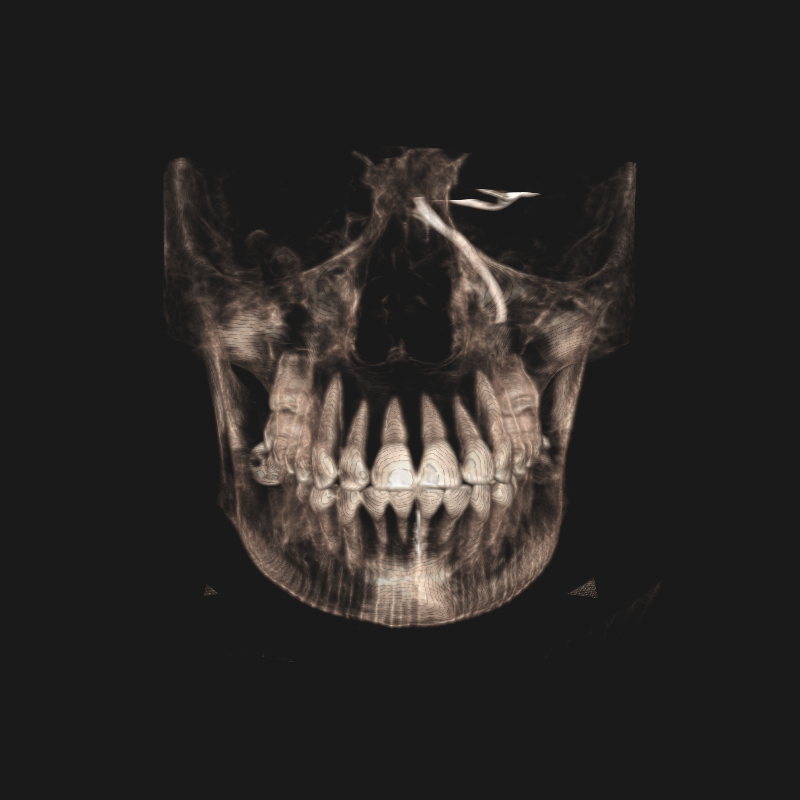

Write the Python code that produced this figure.
import vtk

# Load volume using VTK's NRRD reader
reader = vtk.vtkNrrdReader()
reader.SetFileName('skull.nhdr')
reader.Update()
print('Loaded volume with dimensions:', reader.GetOutput().GetDimensions())

# Opacity transfer function (tuned for bone-like structures)
opacityTransferFunction = vtk.vtkPiecewiseFunction()
opacityTransferFunction.AddPoint(0, 0.0)
opacityTransferFunction.AddPoint(50, 0.0)
opacityTransferFunction.AddPoint(80, 0.05)
opacityTransferFunction.AddPoint(120, 0.3)
opacityTransferFunction.AddPoint(255, 0.8)

# Color transfer function
colorTransferFunction = vtk.vtkColorTransferFunction()
colorTransferFunction.AddRGBPoint(0,   0.0, 0.0, 0.0)
colorTransferFunction.AddRGBPoint(80,  0.9, 0.7, 0.6)
colorTransferFunction.AddRGBPoint(120, 1.0, 0.9, 0.8)
colorTransferFunction.AddRGBPoint(255, 1.0, 1.0, 1.0)

# Volume properties
volumeProperty = vtk.vtkVolumeProperty()
volumeProperty.SetColor(colorTransferFunction)
volumeProperty.SetScalarOpacity(opacityTransferFunction)
volumeProperty.SetInterpolationTypeToLinear()
volumeProperty.ShadeOn()
volumeProperty.SetAmbient(0.2)
volumeProperty.SetDiffuse(0.9)
volumeProperty.SetSpecular(0.2)

# Mapper
volumeMapper = vtk.vtkGPUVolumeRayCastMapper()
volumeMapper.SetInputConnection(reader.GetOutputPort())

# Volume
volume = vtk.vtkVolume()
volume.SetMapper(volumeMapper)
volume.SetProperty(volumeProperty)

# Renderer and window
renderer = vtk.vtkRenderer()
renderer.AddVolume(volume)
renderer.SetBackground(0.1, 0.1, 0.1)

renderWindow = vtk.vtkRenderWindow()
renderWindow.AddRenderer(renderer)
renderWindow.SetSize(800, 800)

# Optional: adjust camera - front-on view
renderer.ResetCamera()
renderer.GetActiveCamera().Elevation(90)
renderer.GetActiveCamera().Azimuth(180)
renderer.GetActiveCamera().OrthogonalizeViewUp()
renderer.GetActiveCamera().Azimuth(90)


# Off-screen render to PNG
renderWindow.OffScreenRenderingOn()
renderWindow.Render()

windowToImageFilter = vtk.vtkWindowToImageFilter()
windowToImageFilter.SetInput(renderWindow)
windowToImageFilter.Update()

writer = vtk.vtkPNGWriter()
out_file = 'skull-vis.png'
writer.SetFileName(out_file)
writer.SetInputConnection(windowToImageFilter.GetOutputPort())
writer.Write()

print('Saved volume render to', out_file)
